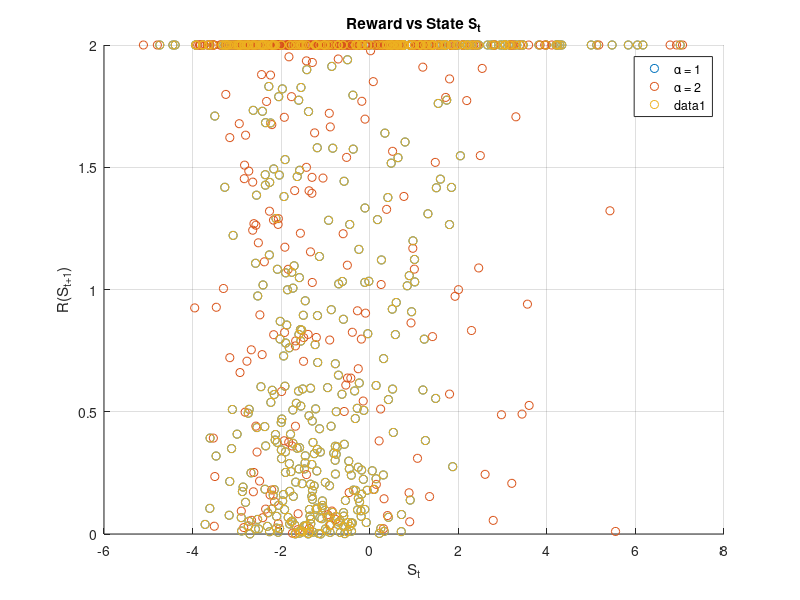

The MATLAB source for this figure:
% Parameters

N = 1000; % Number of actions
T = N + 1; % Number of states S1 to S1001

% Initialize S1 ~ N(0, 1)
S = zeros(T, 1);
S(1) = randn();

% Generate random actions (αt)
actions = randi([1, 2], N, 1);

% Generate Wt ~ N(0, 1)
W = randn(N, 1);

% Simulate S_t and calculate reward R(S_{t+1})
set_1 = []; % Pairs for α = 1
set_2 = []; % Pairs for α = 2

for t = 1:N
  if actions(t) == 1
    S(t+1) = 0.8 * S(t) + 1 + W(t);
  elseif actions(t) == 2
    S(t+1) = -2 + W(t);
  end

  % Calculate reward for the next state S_{t+1}
  % Ensure reward is in [0, 2]

  reward = min(2, S(t+1)^2);
  % Store pairs in the appropriate set

  if actions(t) == 1
    set_1 = [set_1; S(t), S(t+1), reward];
  elseif actions(t) == 2
    set_2 = [set_2; S(t), S(t+1), reward];
  end
end

% Save the sets as .mat files
save('Set1_Pairs.mat', 'set_1');
save('Set2_Pairs.mat', 'set_2');

disp('Data files with rewards saved as Set1_Pairs.mat and Set2_Pairs.mat');

% Plot the reward vs state transitions
figure;
scatter(set_1(:, 1), set_1(:, 3), 'r.', 'DisplayName', 'α = 1'); hold on;

scatter(set_2(:, 1), set_2(:, 3), 'b.', 'DisplayName', 'α = 2');
title('Reward vs State Transition');
xlabel('S_t');
ylabel('R(S_{t+1})');
legend;
grid on;
scatter(set_1(:, 1), set_1(:, 3));
title('Reward vs State S_t');
xlabel('S_t');
ylabel('R(S_{t+1})');
